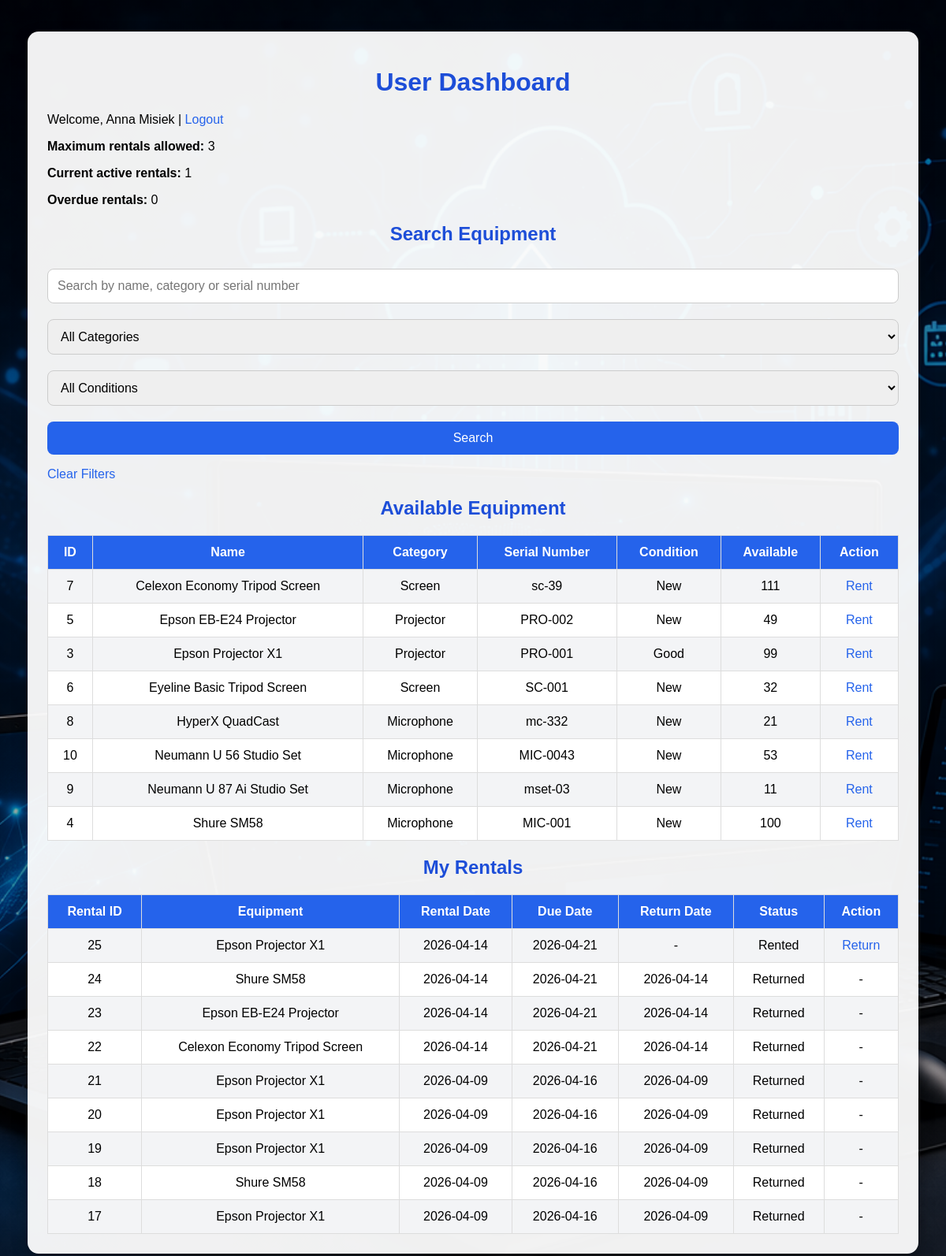
/user_dashboard.php (signed in), run on the app's committed database.
### tables this page shows
CREATE TABLE `equipment` (
  `equipment_id` int(11) NOT NULL,
  `name` varchar(100) NOT NULL,
  `category` varchar(100) NOT NULL,
  `serial_number` varchar(100) NOT NULL,
  `condition_status` enum('New','Good','Damaged','Needs Service') NOT NULL DEFAULT 'Good',
  `total_quantity` int(11) NOT NULL DEFAULT 1,
  `available_quantity` int(11) NOT NULL DEFAULT 1,
  `created_at` timestamp NOT NULL DEFAULT current_timestamp()
);

CREATE TABLE `rentals` (
  `rental_id` int(11) NOT NULL,
  `user_id` int(11) NOT NULL,
  `equipment_id` int(11) NOT NULL,
  `rental_date` date NOT NULL,
  `due_date` date NOT NULL,
  `return_date` date DEFAULT NULL,
  `status` enum('Rented','Returned','Overdue') NOT NULL DEFAULT 'Rented'
);

### user_dashboard.php (the view, shortened to what this page needs)
<?php
include("config.php");
$user_id = (int) $_SESSION["user_id"];
$max_rentals = 3;
mysqli_query($conn, "UPDATE rentals
                     SET status = 'Overdue'
                     WHERE status = 'Rented'
                     AND due_date < CURDATE()");
$search = isset($_GET['search']) ? mysqli_real_escape_string($conn, trim($_GET['search'])) : '';
$equipment_sql = "SELECT * FROM equipment WHERE available_quantity > 0";
$equipment_sql .= " ORDER BY name ASC";
$equipment_result = mysqli_query($conn, $equipment_sql);
$summary_result = mysqli_query($conn, "
    SELECT
        SUM(CASE WHEN status IN ('Rented', 'Overdue') THEN 1 ELSE 0 END) AS active_count,
        SUM(CASE WHEN status = 'Overdue' THEN 1 ELSE 0 END) AS overdue_count
    FROM rentals
    WHERE user_id = $user_id
");
$summary = mysqli_fetch_assoc($summary_result);
$active_count = (int) $summary['active_count'];
$overdue_count = (int) $summary['overdue_count'];
?>
<!DOCTYPE html>
<html lang="en">
<head>
    <link rel="stylesheet" href="style.css">
    </head>
<body class="users-page">
<div class="table-container">
    <h1>User Dashboard</h1>
    <p>Welcome, <?php echo htmlspecialchars($_SESSION["full_name"]); ?> | <a href="logout.php">Logout</a></p>
    <p><strong>Maximum rentals allowed:</strong> <?php echo $max_rentals; ?></p>
    <p><strong>Current active rentals:</strong> <?php echo $active_count; ?></p>
    <p><strong>Overdue rentals:</strong> <?php echo $overdue_count; ?></p>
    <h2>Search Equipment</h2>
    <form method="GET" action="user_dashboard.php">
        <input type="text" name="search" placeholder="Search by name, category or serial number"
               value="<?php echo htmlspecialchars($search); ?>">
        <select name="category">
            <option value="">All Categories</option>
        </select>
        <select name="condition">
            <option value="">All Conditions</option>
        </select>
        <button type="submit">Search</button>
    </form>
    <p><a href="user_dashboard.php">Clear Filters</a></p>
    <h2>Available Equipment</h2>
    <table>
        <tr>
            <th>ID</th>
            <th>Name</th>
            <th>Category</th>
            <th>Serial Number</th>
            <th>Condition</th>
            <th>Available</th>
            <th>Action</th>
        </tr>
        <?php
        if (mysqli_num_rows($equipment_result) > 0) {
            while ($row = mysqli_fetch_assoc($equipment_result)) {
                echo "<tr>
                        <td>{$row['equipment_id']}</td>
                        <td>" . htmlspecialchars($row['name']) . "</td>
                        <td>" . htmlspecialchars($row['category']) . "</td>
                        <td>" . htmlspecialchars($row['serial_number']) . "</td>
                        <td>" . htmlspecialchars($row['condition_status']) . "</td>
                        <td>{$row['available_quantity']}</td>
                        <td><a href='user_dashboard.php?rent_id={$row['equipment_id']}'>Rent</a></td>
                      </tr>";
            }
        } else {
            echo "<tr><td colspan='7'>No equipment found.</td></tr>";
        }
        ?>
    </table>
    <h2>My Rentals</h2>
    <table>
        <tr>
            <th>Rental ID</th>
            <th>Equipment</th>
            <th>Rental Date</th>
            <th>Due Date</th>
            <th>Return Date</th>
            <th>Status</th>
            <th>Action</th>
        </tr>
        <?php
        $rentals = mysqli_query($conn, "
            SELECT rentals.*, equipment.name
            FROM rentals
            JOIN equipment ON rentals.equipment_id = equipment.equipment_id
            WHERE rentals.user_id = $user_id
            ORDER BY rentals.rental_id DESC
        ");
        while ($row = mysqli_fetch_assoc($rentals)) {
            echo "<tr>
                    <td>{$row['rental_id']}</td>
                    <td>" . htmlspecialchars($row['name']) . "</td>
                    <td>{$row['rental_date']}</td>
                    <td>{$row['due_date']}</td>
                    <td>" . ($row['return_date'] ? $row['return_date'] : '-') . "</td>
                    <td>{$row['status']}</td>
                    <td>";
            if ($row['status'] == 'Rented' || $row['status'] == 'Overdue') {
                echo "<a href='user_dashboard.php?return_id={$row['rental_id']}'>Return</a>";
            } else {
                echo "-";
            }
            echo "</td></tr>";
        }
        ?>
    </table>
</div>
</body>
</html>

### style.css (style rules this page uses)
body { margin: 0; padding: 0; min-height: 100vh; font-family: Arial, sans-serif; background-size: cover; background-position: center; background-repeat: no-repeat; }
body.users-page { background-image: linear-gradient(rgba(0,0,0,0.35), rgba(0,0,0,0.35)), url('images/users.png'); }
.table-container { width: 90%; max-width: 1100px; margin: 40px auto; background: rgba(255,255,255,0.94); padding: 25px; border-radius: 14px; box-shadow: 0 8px 20px rgba(0,0,0,0.25); }
h1, h2, h3 { text-align: center; color: #1d4ed8; margin-bottom: 20px; }
input, select { width: 100%; padding: 12px; margin: 10px 0; border: 1px solid #ccc; border-radius: 8px; box-sizing: border-box; font-size: 16px; }
button, .btn { display: inline-block; width: 100%; padding: 12px; margin-top: 10px; background: #2563eb; color: white; border: none; border-radius: 8px; text-decoration: none; font-size: 16px; cursor: pointer; box-sizing: border-box; text-align: center; }
a { color: #2563eb; text-decoration: none; }
table { width: 100%; border-collapse: collapse; margin-top: 20px; background: white; }
table th, table td { border: 1px solid #ddd; padding: 12px; text-align: center; }
table th { background: #2563eb; color: white; }
table tr:nth-child(even) { background: #f3f4f6; }

### data on the page
equipment: equipment_id "7", name "Celexon Economy Tripod Screen", category "Screen", serial_number "sc-39", condition_status "New", available_quantity "111"
equipment: equipment_id "5", name "Epson EB-E24 Projector", category "Projector", serial_number "PRO-002", condition_status "New", available_quantity "49"
equipment: equipment_id "3", name "Epson Projector X1", category "Projector", serial_number "PRO-001", condition_status "Good", available_quantity "99"
equipment: equipment_id "6", name "Eyeline Basic Tripod Screen", category "Screen", serial_number "SC-001", condition_status "New", available_quantity "32"
equipment: equipment_id "8", name "HyperX QuadCast", category "Microphone", serial_number "mc-332", condition_status "New", available_quantity "21"
equipment: equipment_id "10", name "Neumann U 56 Studio Set", category "Microphone", serial_number "MIC-0043", condition_status "New", available_quantity "53"
equipment: equipment_id "9", name "Neumann U 87 Ai Studio Set", category "Microphone", serial_number "mset-03", condition_status "New", available_quantity "11"
equipment: equipment_id "4", name "Shure SM58", category "Microphone", serial_number "MIC-001", condition_status "New", available_quantity "100"
rentals: rental_id "25", equipment.name "Epson Projector X1", rental_date "2026-04-14", due_date "2026-04-21", status "Rented"
rentals: rental_id "24", equipment.name "Shure SM58", rental_date "2026-04-14", due_date "2026-04-21", return_date "2026-04-14", status "Returned"
rentals: rental_id "23", equipment.name "Epson EB-E24 Projector", rental_date "2026-04-14", due_date "2026-04-21", return_date "2026-04-14", status "Returned"
rentals: rental_id "22", equipment.name "Celexon Economy Tripod Screen", rental_date "2026-04-14", due_date "2026-04-21", return_date "2026-04-14", status "Returned"
rentals: rental_id "21", equipment.name "Epson Projector X1", rental_date "2026-04-09", due_date "2026-04-16", return_date "2026-04-09", status "Returned"
rentals: rental_id "20", equipment.name "Epson Projector X1", rental_date "2026-04-09", due_date "2026-04-16", return_date "2026-04-09", status "Returned"
rentals: rental_id "19", equipment.name "Epson Projector X1", rental_date "2026-04-09", due_date "2026-04-16", return_date "2026-04-09", status "Returned"
rentals: rental_id "18", equipment.name "Shure SM58", rental_date "2026-04-09", due_date "2026-04-16", return_date "2026-04-09", status "Returned"
rentals: rental_id "17", equipment.name "Epson Projector X1", rental_date "2026-04-09", due_date "2026-04-16", return_date "2026-04-09", status "Returned"

### other printed values
$_SESSION["full_name"] "Anna Misiek"
$max_rentals "3"
$active_count "1"
$overdue_count "0"
